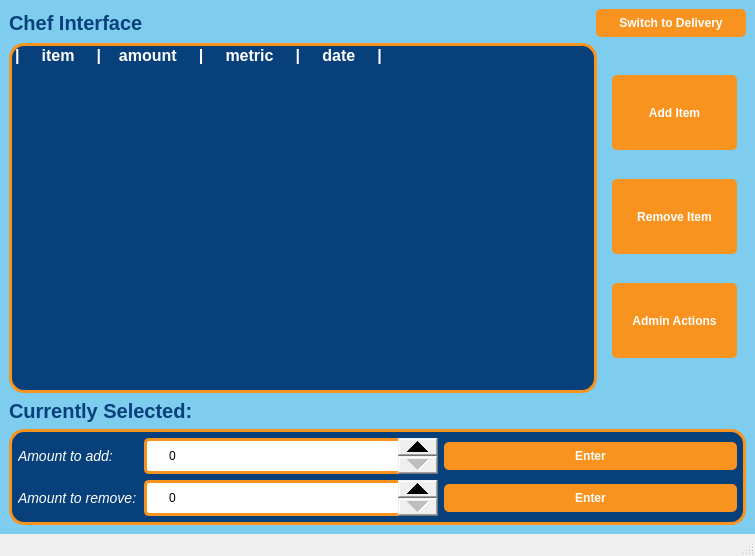
<?xml version="1.0" encoding="UTF-8"?>
<ui version="4.0">
 <class>ChefsWindow</class>
 <widget class="QMainWindow" name="ChefsWindow">
  <property name="geometry">
   <rect>
    <x>0</x>
    <y>0</y>
    <width>755</width>
    <height>556</height>
   </rect>
  </property>
  <property name="windowTitle">
   <string>MainWindow</string>
  </property>
  <property name="styleSheet">
   <string notr="true">#centralwidget {
	background-color: #7fcdee;
}

QLabel {
	color: #07407b;
}

QSpinBox {
	border: 2.5px solid #f7931e;
	border-radius: 5px;
	padding: 7px 20px;
}

QSpinBox::up-button {
	subcontrol-origin: border;
	subcontrol-position: top right;
	width: 40px;
	height: 18px;
}

QSpinBox::down-button {
	subcontrol-origin: border;
	subcontrol-position: bottom right;
	width: 40px;
	height: 18px;
}

QPushButton {
	color: #ffffff;
	font-weight: bold;
	background-color: #f7931e;
	border-radius: 5px;
	padding: 7px 20px;
}


QPushButton::hover {
	color:  #f7931e;
	font-weight: bold;
	background-color: #ffffff;
}

#ChefLabel {
	color: #07407b;
	font-weight: bold;
	font-size: 20px;
}

#FoodStockList {
	font-size: 16px;
	background-color: #07407b;
	border: 2.5px solid #f7931e;
	border-radius: 15px;
}

#FoodStockList::item {
	color: #ffffff;
}

#FoodStockList::item::selected {
	color: #f7931e;
}

#SelectedLabel {
	color: #07407b;
	font-weight: bold;
	font-size: 20px;
}

#EditBox {
	background-color: #07407b;
	border: 2.5px solid #f7931e;
	border-radius: 15px;
}

#EditBox QLabel {
	color: #ffffff;
}

#AddLabel {
	font-size: 14px;
	font-style: italic;
}

#RemoveLabel {
	font-size: 14px;
	font-style: italic;
}</string>
  </property>
  <widget class="QWidget" name="centralwidget">
   <layout class="QVBoxLayout" name="verticalLayout">
    <item>
     <layout class="QHBoxLayout" name="Top">
      <property name="topMargin">
       <number>0</number>
      </property>
      <item>
       <widget class="QLabel" name="ChefLabel">
        <property name="text">
         <string>Chef Interface</string>
        </property>
       </widget>
      </item>
      <item>
       <widget class="QPushButton" name="DDSwitchButton">
        <property name="maximumSize">
         <size>
          <width>150</width>
          <height>16777215</height>
         </size>
        </property>
        <property name="text">
         <string>Switch to Delivery</string>
        </property>
       </widget>
      </item>
     </layout>
    </item>
    <item>
     <layout class="QHBoxLayout" name="Middle">
      <item>
       <widget class="QListWidget" name="FoodStockList">
        <item>
         <property name="text">
          <string>|     item     |    amount     |     metric     |     date     |</string>
         </property>
         <property name="font">
          <font>
           <bold>true</bold>
          </font>
         </property>
         <property name="flags">
          <set>ItemIsDragEnabled|ItemIsUserCheckable|ItemIsEnabled</set>
         </property>
        </item>
       </widget>
      </item>
      <item>
       <widget class="QWidget" name="widget" native="true">
        <layout class="QVBoxLayout" name="verticalLayout_4">
         <item>
          <widget class="QPushButton" name="AddItemButton">
           <property name="minimumSize">
            <size>
             <width>0</width>
             <height>75</height>
            </size>
           </property>
           <property name="text">
            <string>Add Item</string>
           </property>
          </widget>
         </item>
         <item>
          <widget class="QPushButton" name="RemoveItemButton">
           <property name="minimumSize">
            <size>
             <width>0</width>
             <height>75</height>
            </size>
           </property>
           <property name="text">
            <string>Remove Item</string>
           </property>
          </widget>
         </item>
         <item>
          <widget class="QPushButton" name="AdminActionsButton">
           <property name="minimumSize">
            <size>
             <width>0</width>
             <height>75</height>
            </size>
           </property>
           <property name="text">
            <string>Admin Actions</string>
           </property>
          </widget>
         </item>
        </layout>
       </widget>
      </item>
     </layout>
    </item>
    <item>
     <widget class="QLabel" name="SelectedLabel">
      <property name="text">
       <string>Currently Selected:</string>
      </property>
     </widget>
    </item>
    <item>
     <widget class="QWidget" name="EditBox" native="true">
      <layout class="QVBoxLayout" name="verticalLayout_2">
       <item>
        <layout class="QHBoxLayout" name="horizontalLayout_4">
         <item>
          <widget class="QLabel" name="AddLabel">
           <property name="minimumSize">
            <size>
             <width>120</width>
             <height>0</height>
            </size>
           </property>
           <property name="maximumSize">
            <size>
             <width>120</width>
             <height>16777215</height>
            </size>
           </property>
           <property name="text">
            <string>Amount to add:</string>
           </property>
          </widget>
         </item>
         <item>
          <widget class="QSpinBox" name="AddSpinBox">
           <property name="maximum">
            <number>1000</number>
           </property>
          </widget>
         </item>
         <item>
          <widget class="QPushButton" name="AddButton">
           <property name="text">
            <string>Enter</string>
           </property>
          </widget>
         </item>
        </layout>
       </item>
       <item>
        <layout class="QHBoxLayout" name="horizontalLayout_2">
         <item>
          <widget class="QLabel" name="RemoveLabel">
           <property name="minimumSize">
            <size>
             <width>120</width>
             <height>0</height>
            </size>
           </property>
           <property name="maximumSize">
            <size>
             <width>120</width>
             <height>16777215</height>
            </size>
           </property>
           <property name="text">
            <string>Amount to remove:</string>
           </property>
          </widget>
         </item>
         <item>
          <widget class="QSpinBox" name="RemoveSpinBox">
           <property name="maximum">
            <number>1000</number>
           </property>
          </widget>
         </item>
         <item>
          <widget class="QPushButton" name="RemoveButton">
           <property name="text">
            <string>Enter</string>
           </property>
          </widget>
         </item>
        </layout>
       </item>
      </layout>
     </widget>
    </item>
   </layout>
  </widget>
  <widget class="QMenuBar" name="menubar">
   <property name="geometry">
    <rect>
     <x>0</x>
     <y>0</y>
     <width>755</width>
     <height>21</height>
    </rect>
   </property>
  </widget>
  <widget class="QStatusBar" name="statusbar"/>
 </widget>
 <resources/>
 <connections/>
</ui>
